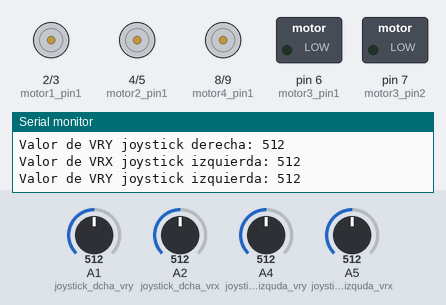
Bench run of a sketch on a simulated Arduino Uno, built with avr-gcc and run on an emulated ATmega328P. On the bench: motor-driver pin pairs drawn as motors (green arrow = first pin HIGH = forward, orange = second pin HIGH = backward, longer = more drive), switched loads named in the sketch (green lamp = pin HIGH), the last lines printed to the serial monitor. The test bench sets the inputs (shaded band); at power-on: A1 (joystick_dcha_vry) = 512, A2 (joystick_dcha_vrx) = 512, A4 (joystick_izquda_vry) = 512, A5 (joystick_izquda_vrx) = 512.

Above: at 1.2 s.
1.3 s: A1 (joystick_dcha_vry) set to 128
4.3 s: A1 (joystick_dcha_vry) set to 109
At 5.5 s:
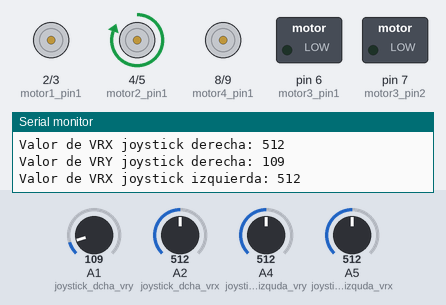
5.8 s: A2 (joystick_dcha_vrx) set to 124
8.8 s: A2 (joystick_dcha_vrx) set to 108
At 9.6 s:
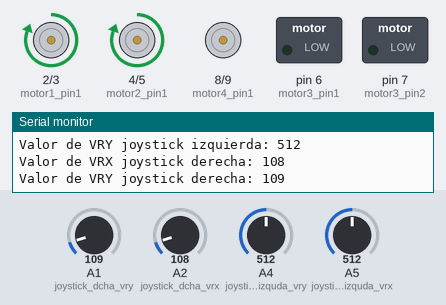
10.3 s: A4 (joystick_izquda_vry) set to 125
13.3 s: A4 (joystick_izquda_vry) set to 106
At 13.9 s:
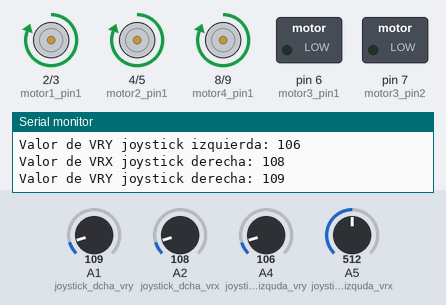
Timing chart, 0 to 15.8 s (numbered marks = the images above; inputs shaded):
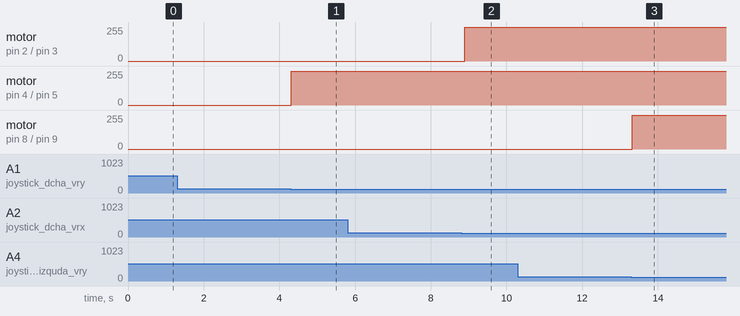

Measured:
- the behaviour switches between 116 and 115 on A1 (joystick_dcha_vry) (found by bisection; images 0 and 1)
- the behaviour switches between 116 and 115 on A2 (joystick_dcha_vrx) (found by bisection; images 1 and 2)
- the behaviour switches between 116 and 115 on A4 (joystick_izquda_vry) (found by bisection; images 2 and 3)
- after the input at 4.3 s, motor on pin 4 (motor2_pin1) / pin 5 (motor2_pin2): stopped → forward 255/255 at once
- after the input at 8.8 s, motor on pin 2 (motor1_pin1) / pin 3 (motor1_pin2): stopped → forward 255/255 after 0.10 s
- after the input at 13.3 s, motor on pin 8 (motor4_pin1) / pin 9 (motor4_pin2): stopped → forward 255/255 at once

The sketch:

sketch_apr16a_VF.ino
```cpp
int joystick_izquda_vrx = A5;
int joystick_izquda_vry = A4;
int joystick_izquda_sw = 13;
int joystick_dcha_vrx = A2;
int joystick_dcha_vry = A1;
int joystick_dcha_sw = 10;
int motor1_pin1 = 2;
int motor1_pin2 = 3;
int motor2_pin1 = 4;
int motor2_pin2 = 5;
int motor3_pin1 = 6;
int motor3_pin2 = 7;
int motor4_pin1 = 8;
int motor4_pin2 = 9;
int joystick_derechaX;
int joystick_derechaY;
int joystick_izquierdaX;
int joystick_izquierdaY;


void setup() {
  Serial.begin(9600);
  pinMode(motor1_pin1, OUTPUT);
  pinMode(motor1_pin2, OUTPUT);
  pinMode(motor2_pin1, OUTPUT);
  pinMode(motor2_pin2, OUTPUT);
  pinMode(motor3_pin1, OUTPUT);
  pinMode(motor3_pin2, OUTPUT);
  pinMode(motor4_pin1, OUTPUT);
  pinMode(motor4_pin2, OUTPUT);
  pinMode(joystick_izquda_sw, INPUT);
  pinMode(joystick_dcha_sw, INPUT);

}

void loop() {
  //Control del ejeX del joystick de la derecha
  //Avance y/o retroceso del ROV

  Serial.print("Valor de VRX joystick derecha: ");
  Serial.println(analogRead(joystick_dcha_vrx));
  joystick_derechaX = analogRead(joystick_dcha_vrx);

  if (joystick_derechaX >= 700) {
    //Motor al contrario
    digitalWrite(motor1_pin1, LOW);
    digitalWrite(motor1_pin2, HIGH);
    //digitalWrite(motor2_pin1, LOW);
    //digitalWrite(motor2_pin2, HIGH);

  }
  if (joystick_derechaX <= 115) {
    //Motor gira en una dirección
    digitalWrite(motor1_pin1, HIGH);
    digitalWrite(motor1_pin2, LOW);
    //digitalWrite(motor2_pin1, HIGH);
    //digitalWrite(motor2_pin2, LOW);

  }

  if (joystick_derechaX == 515) {
    //Motor parado
    digitalWrite(motor1_pin1, LOW);
    digitalWrite(motor1_pin2, LOW);
    //digitalWrite(motor2_pin1, LOW);
    //digitalWrite(motor2_pin2, LOW);

  }
  //Control del ejeY del joystick de la derecha
  //Avance y/o retroceso del ROV

  Serial.print("Valor de VRY joystick derecha: ");
  Serial.println(analogRead(joystick_dcha_vry));
  joystick_derechaY = analogRead(joystick_dcha_vry);

  if (joystick_derechaY >= 700) {
    //Motor al contrario
    //digitalWrite(motor1_pin1, LOW);
    //digitalWrite(motor1_pin2, HIGH);
    digitalWrite(motor2_pin1, LOW);
    digitalWrite(motor2_pin2, HIGH);

  }
  if (joystick_derechaY <= 115) {
    //Motor gira en una dirección
    //digitalWrite(motor1_pin1, HIGH);
    //digitalWrite(motor1_pin2, LOW);
    digitalWrite(motor2_pin1, HIGH);
    digitalWrite(motor2_pin2, LOW);

  }

  if (joystick_derechaY == 508) {
    //Motor parado
    //digitalWrite(motor1_pin1, LOW);
    //digitalWrite(motor1_pin2, LOW);
    digitalWrite(motor2_pin1, LOW);
    digitalWrite(motor2_pin2, LOW);

  }
  //Control del ejeX del joystick de la izquierda
  //Avance y/o retroceso del ROV

  Serial.print("Valor de VRX joystick izquierda: ");
  Serial.println(analogRead(joystick_izquda_vrx));
  joystick_izquierdaX = analogRead(joystick_izquda_vrx);

  if (joystick_izquierdaX >= 700) {
    //Motor al contrario
    digitalWrite(motor3_pin1, LOW);
    digitalWrite(motor3_pin2, HIGH);
    //digitalWrite(motor2_pin1, LOW);
    //digitalWrite(motor2_pin2, HIGH);

  }
  if (joystick_izquierdaX <= 115) {
    //Motor gira en una dirección
    digitalWrite(motor3_pin1, HIGH);
    digitalWrite(motor3_pin2, LOW);
    //digitalWrite(motor2_pin1, HIGH);
    //digitalWrite(motor2_pin2, LOW);

  }

  if (joystick_izquierdaX == 506) {
    //Motor parado
    digitalWrite(motor3_pin1, LOW);
    digitalWrite(motor3_pin2, LOW);
    //digitalWrite(motor2_pin1, LOW);
    //digitalWrite(motor2_pin2, LOW);

  }
  //Control del ejeY del joystick de la izquierda
  //Avance y/o retroceso del ROV

  Serial.print("Valor de VRY joystick izquierda: ");
  Serial.println(analogRead(joystick_izquda_vry));
  joystick_izquierdaY = analogRead(joystick_izquda_vry);

  if (joystick_izquierdaY >= 700) {
    //Motor al contrario
    digitalWrite(motor4_pin1, LOW);
    digitalWrite(motor4_pin2, HIGH);
    //digitalWrite(motor2_pin1, LOW);
    //digitalWrite(motor2_pin2, HIGH);

  }
  if (joystick_izquierdaY <= 115) {
    //Motor gira en una dirección
    digitalWrite(motor4_pin1, HIGH);
    digitalWrite(motor4_pin2, LOW);
    //digitalWrite(motor2_pin1, HIGH);
    //digitalWrite(motor2_pin2, LOW);

  }

  if (joystick_izquierdaY == 508) {
    //Motor parado
    digitalWrite(motor4_pin1, LOW);
    digitalWrite(motor4_pin2, LOW);
    //digitalWrite(motor2_pin1, LOW);
    //digitalWrite(motor2_pin2, LOW);

  }

}
```
